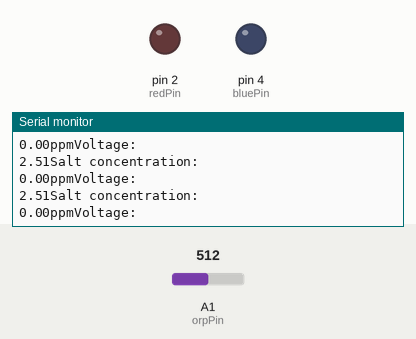
Recording of a sketch running on a simulated Arduino Uno, built with avr-gcc and run on an emulated ATmega328P. Shown: output pins drawn as LEDs (lit = HIGH), the last lines printed to the serial monitor. Inputs (shaded band) come from the test bench; at power-on: A1 (orpPin) = 512.

Above: at 1.2 s.
1.3 s: A1 (orpPin) set to 36
At 2.0 s:
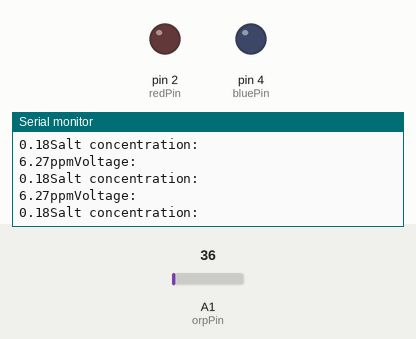
4.3 s: A1 (orpPin) set to 29
At 5.1 s:
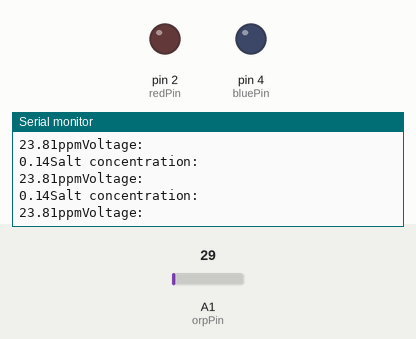
7.3 s: A1 (orpPin) set to 0
At 8.2 s:
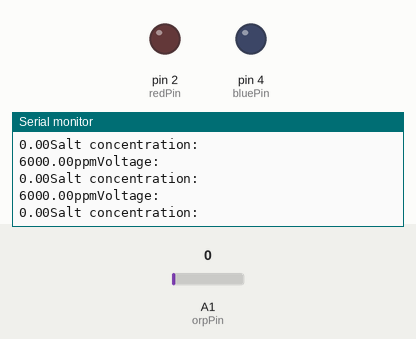
Timing chart, 0 to 10.3 s (numbered marks = the images above; inputs shaded):
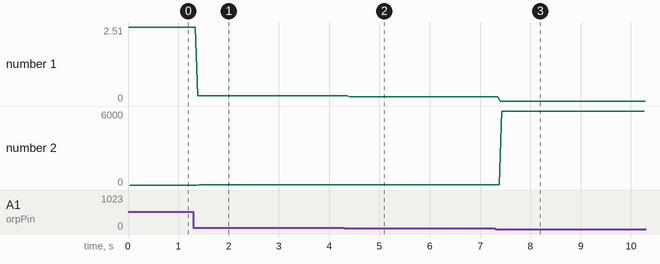

Measured:
- the behaviour switches between 34 and 33 on A1 (orpPin) (found by bisection; images 1 and 2)
- after the input at 1.3 s, the serial monitor: prints a new line after 0.09 s (image 1)
- after the input at 4.3 s, the serial monitor: prints a new line after 0.11 s (image 2)
- after the input at 7.3 s, the serial monitor: prints a new line after 0.10 s (image 3)
- plotted number 1: 2.51 → 0.18 after the input at 1.3 s, 0.18 → 0.14 after the input at 4.3 s, 0.14 → 0 after the input at 7.3 s
- plotted number 2: 0 → 6.27 after the input at 1.3 s, 6.27 → 23.81 after the input at 4.3 s, 23.81 → 6000 after the input at 7.3 s

The sketch:

ORP_Probe.ino
```cpp
  int orpPin = 1;
  int redPin = 2;
  int greenPin = 3;
  int bluePin = 4;

  float tempC = 25;
  float tempK = tempC + 273.15;
  int refPpm = 6000;
  int limitOne = 100;
  int limitTwo = 400;

void setup() {
  // put your setup code here, to run once:
  Serial.begin(9600);
}

void loop() {
  // put your main code here, to run repeatedly:


  float orpVoltage = analogRead(orpPin) * 0.0049;
  float orpReading = refPpm * pow(10, (0-(orpVoltage*96485.3)/(8.315*tempK*2.303)));

  Serial.println("Voltage: ");
  Serial.print(orpVoltage);

  Serial.println("Salt concentration: ");
  Serial.print(orpReading);
  Serial.print("ppm");

  if (orpReading < limitOne){
      analogWrite(redPin, 100);
  }
  else if (orpReading < limitTwo){
      analogWrite(greenPin, 100);
  }
  else{
      analogWrite(bluePin, 100);
  }
}
```
